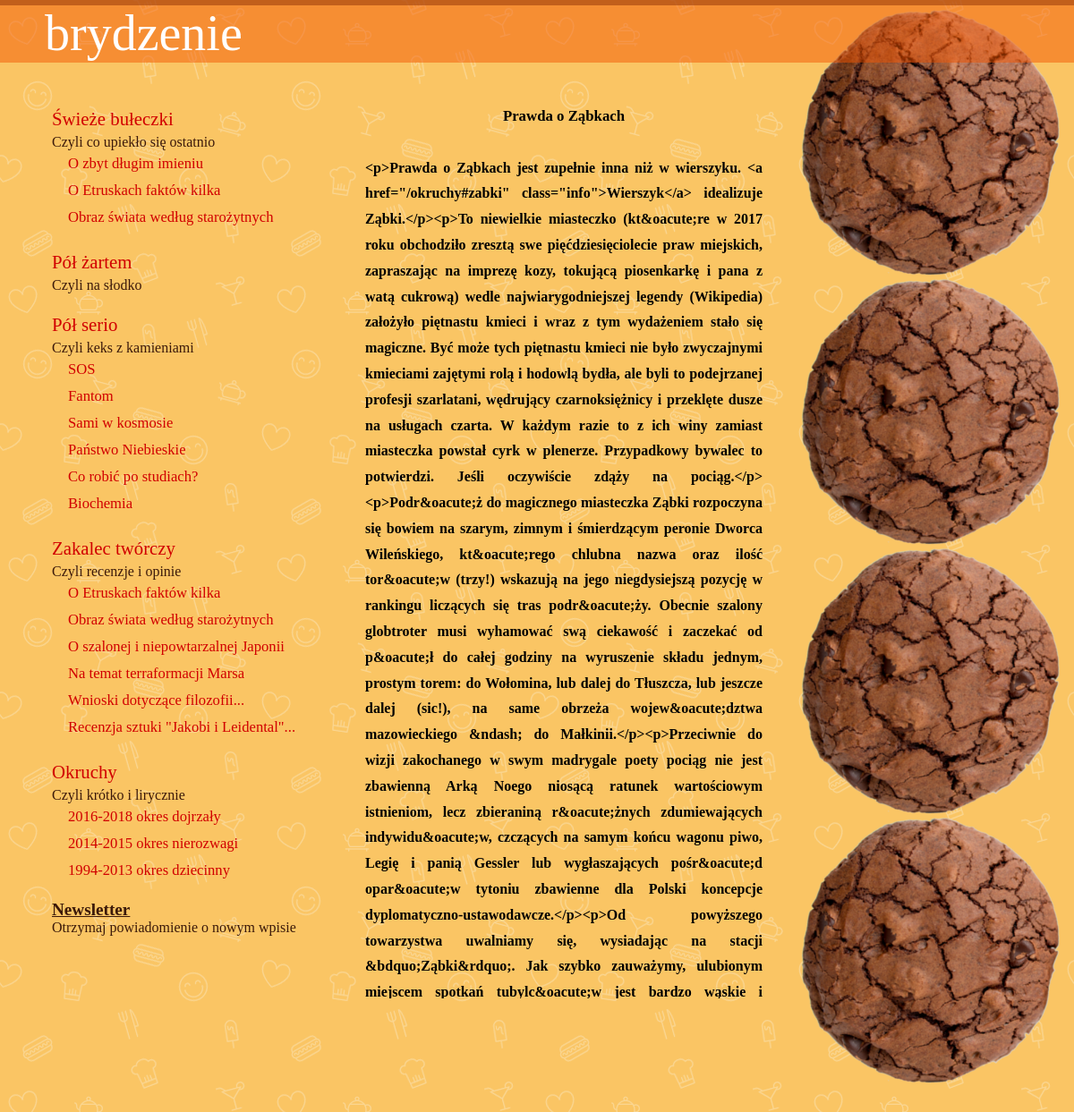
Page /zartem/prawda-o-zabkach on the committed database.
### bryopo/models.py (models this page shows, shortened)
class Oposy(models.Model):
    opo_name = models.CharField('opo_name', max_length=200)
    opo_title = models.CharField('opo_title', max_length=200)
    opo_cat = models.CharField('opo_category', max_length=100)
    opo_cat_name = models.CharField('opo_category_name', max_length=100)
    opo_text = models.TextField('opo_text') # caly html :D
    year_added = models.CharField('year_added', max_length=4)

### bryopo/views.py (the view)
# urls.py: path('<str:str>/<slug:slug>', views.opo_chosen, name='opo_chosen'),
def opo_chosen(request, str, slug):
    opowiadanie = get_object_or_404(Oposy, opo_name=slug)
    return render(request, 'bryopo/opo.html', {'opowiadanie': opowiadanie})

### bryopo/templates/bryopo/opo.html (shortened to what this page needs)
{% extends "bryopo/index.html" %}
{% block content %}
	    <p class="text_title">{{ opowiadanie.opo_title }}</p>
	    <p>&nbsp; </p>
      {{ opowiadanie.opo_text }}
{% endblock %}

### bryopo/static/bryopo/style.css (style rules this page uses)
html { height: 100%; }
body { background-image: url("images/yellow_bg.png"); background-repeat: repeat; }
p { font-family: Bellota, serif; margin: 0px; }
.text_title { text-align: center; font-weight: bold; text-indent: 0px; font-size: 1.05em; }

### rows in the picture
Oposy: opo_title "Prawda o Ząbkach", opo_text "<p>Prawda o Ząbkach jest zupełnie inna niż w wierszyku. <a href=\"/okruchy#zabki\" class=\"info\">Wierszyk</a> idealizuje Ząbki.</p><p>To niewielkie miasteczko (kt&oacute;re w 2017 roku obchodziło zresztą swe pięćdziesięciolecie praw miejskich, zapraszając na imprezę kozy, tokującą piosenkarkę i pana z watą cukrową) wedle najwiarygodniejszej legendy (Wikipedia) założyło piętnastu kmieci i wraz z tym wydażeniem stało się magiczne. Być może tych piętnastu kmieci nie było zwyczajnymi kmieciami zajętymi rolą i hodowlą bydła, ale byli to podejrzanej profesji szarlatani, wędrujący czarnoksiężnicy i przeklęte dusze na usługach czarta. W każdym razie to z ich winy zamiast miasteczka powstał cyrk w…"
